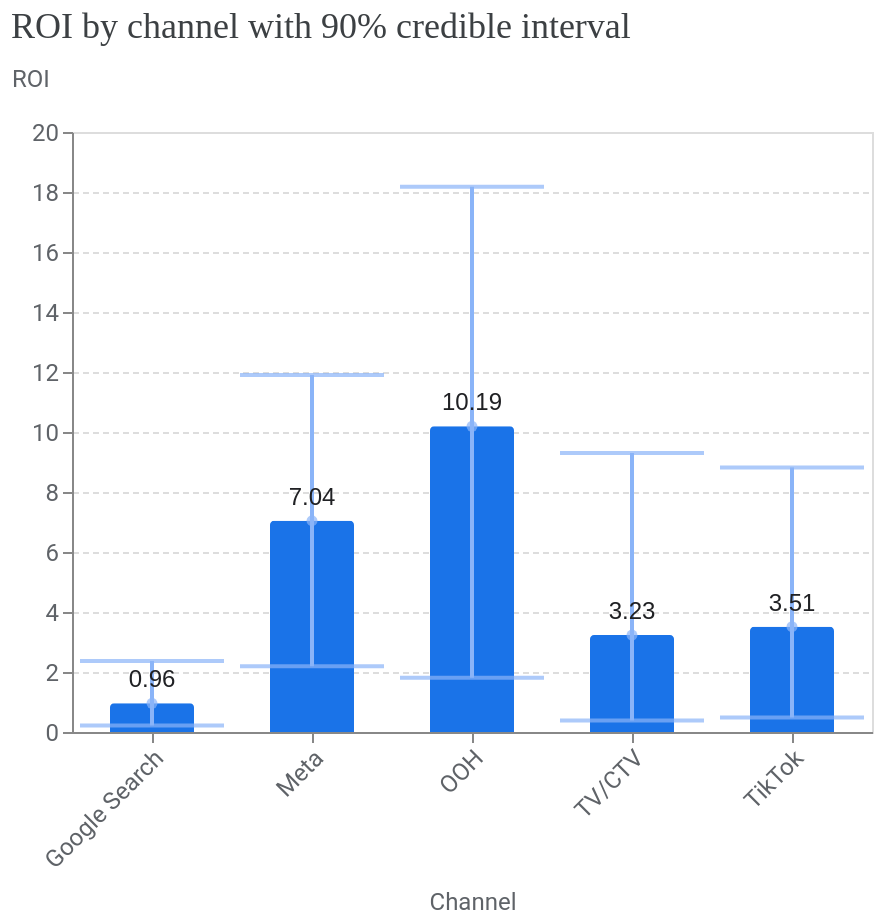

Notebook code cell kept with this figure:
### Code cell
# ROI estimates with credible intervals
media_summary.plot_roi_bar_chart(include_ci=True)

### Figure 1 — Vega-Lite specification as saved in the notebook (floating-point values rounded to 4 significant figures)
{"config": {"view": {"continuousWidth": 300, "continuousHeight": 300}, "axis": {"labelColor": "#5F6368", "labelFont": "Roboto", "labelFontSize": 12, "titleColor": "#5F6368", "titleFont": "Roboto", "titleFontSize": 12, "titleFontWeight": "normal", "titlePadding": 10}, "tick": {"bandSize": 10, "thickness": 2}}, "layer": [{"mark": {"type": "bar", "color": "#1A73E8", "cornerRadiusEnd": 2, "size": 42}, "encoding": {"x": {"axis": {"labelAngle": -45}, "field": "channel", "title": "Channel", "type": "nominal"}, "y": {"axis": {"gridDash": [3, 2], "titleAlign": "left", "titleAngle": 0, "titleY": -20}, "field": "roi", "title": "ROI", "type": "quantitative"}}}, {"mark": {"type": "errorbar", "color": "#8AB4F8", "ticks": true}, "encoding": {"strokeWidth": {"value": 2}, "x": {"field": "channel", "type": "nominal"}, "y": {"field": "ci_hi", "title": "ROI", "type": "quantitative"}, "y2": {"field": "ci_lo"}}}, {"mark": {"type": "point", "color": "#8AB4F8", "filled": true, "tooltip": true}, "encoding": {"x": {"field": "channel", "type": "nominal"}, "y": {"field": "roi", "type": "quantitative"}}}, {"mark": {"type": "text", "align": "center", "baseline": "bottom", "color": "#202124", "dy": -5, "fontSize": 12}, "encoding": {"text": {"field": "roi", "format": ".2f", "type": "quantitative"}, "x": {"axis": {"labelAngle": -45}, "field": "channel", "title": "Channel", "type": "nominal"}, "y": {"axis": {"gridDash": [3, 2], "titleAlign": "left", "titleAngle": 0, "titleY": -20}, "field": "roi", "title": "ROI", "type": "quantitative"}}}], "data": {"name": "data-b0bfe12625ea76c1d5adbb13d6565ab5"}, "title": {"text": "ROI by channel with 90% credible interval", "anchor": "start", "color": "#3C4043", "font": "Google Sans Display", "fontSize": 18, "fontWeight": "normal", "offset": 10}, "width": {"step": 80}, "$schema": "https://vega.github.io/schema/vega-lite/v6.4.1.json", "datasets": {"data-b0bfe12625ea76c1d5adbb13d6565ab5": [{"channel": "Google Search", "ci_hi": 2.37, "ci_lo": 0.2152, "roi": 0.957}, {"channel": "Meta", "ci_hi": 11.9, "ci_lo": 2.191, "roi": 7.042}, {"channel": "OOH", "ci_hi": 18.18, "ci_lo": 1.809, "roi": 10.19}, {"channel": "TV/CTV", "ci_hi": 9.297, "ci_lo": 0.3847, "roi": 3.231}, {"channel": "TikTok", "ci_hi": 8.818, "ci_lo": 0.4837, "roi": 3.512}]}}
